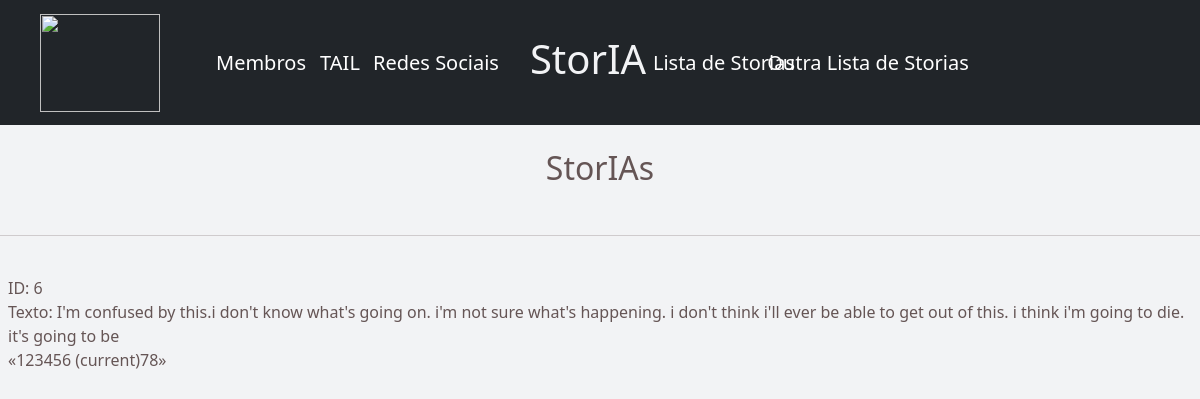
Screenshot of /storias/?page=6 with the database file from the repository.
### modelo/models.py (models this page shows, shortened)
class Story(models.Model):
    SIZE_CHOICES = (('Small', 50), ('Medium', 100), ('Big', 200))
    TEMPERATURE_CHOICES = (('Default', 1.0), ('Creative', 1.2), ('Very Creative', 1.5))
    example = models.TextField()
    size = models.IntegerField(choices=SIZE_CHOICES)
    temperature = models.FloatField(choices=TEMPERATURE_CHOICES)

### modelo/views.py (the view)
# urls.py: path('storias/', views.load_storia, name='storias'),
def load_storia(request):
  all_records = models.Story.objects.all()
  page = request.GET.get('page', 1)
  paginator = Paginator(all_records, 1)
  try:
    records = paginator.page(page)
  except PageNotAnInteger:
    records = paginator.page(page)
  except EmptyPage:
    records = paginator.page(page)
  return render(request, 'modelo/storias.html', {'records': records})

### modelo/templates/modelo/storias.html (shortened to what this page needs)
{% load static %}
<!doctype html>
<html lang="en">
  <head>
    <link href="https://cdn.jsdelivr.net/npm/bootstrap@5.0.1/dist/css/bootstrap.min.css" rel="stylesheet">
    <link href="{% static 'modelo/global.css' %}" type="text/css" rel="stylesheet">
  </head>
  <body>
    <nav class="navbar navbar-dark bg-dark">
      <div class="container-fluid row">
        <div class="col-2 centralize">
          <a class="navbar-brand" href="{% url 'index' %}">
              <img src="https://github.com/TailUFPB.png" alt="" width="120" height="98" class="d-inline-block align-text-top">
          </a>
        </div>
        <div class="col-1">
          <a class="navbar-brand" href="{% url 'members' %}">
              <span class="d-inline-block align-text-top">Membros</span>
          </a>
        </div>
        <div class="col-1 centralize">
          <a class="navbar-brand" href="https://aria.ci.ufpb.br/tail/">
              <span class="d-inline-block align-text-top">TAIL</span>
          </a>
        </div>
        <div class="col-1 centralize">
          <a class="navbar-brand" href="{% url 'social'%}">
              <span class="d-inline-block align-text-top">Redes Sociais</span>
          </a>
        </div>
        <div class="col centralize">
            <h1 ><a href="{% url 'index' %}">StorIA</a> </h1> <br>
        </div>
        <div class="col-1 centralize">
          <a class="navbar-brand" href="{% url 'storias' %}">
              <span class="d-inline-block align-text-top">Lista de Storias</span>
          </a>
        </div>
        <div class="col-2 centralize">
          <a class="navbar-brand" href="{% url 'storiaspage' %}">
              <span class="d-inline-block align-text-top">Outra Lista de Storias</span>
          </a>
        </div>
  </nav>
    <br>
    <div class="row centralize no-marginLR">
      <div class="col centralize">
        <h2>StorIAs</h2>
      </div>
    </div>
    <br> <hr> <br>
    <div class="row px-2 no-marginLR">
        <div class="col">
          {% for story in records %}
              ID: {{ story.id }}
              <br>
              Texto: {{ story.example }}
          {% endfor %}
          {% if records.has_other_pages %}
            <ul class="pagination">
              {% if records.has_previous %}
                <li><a href="?page={{ records.previous_page_number }}">&laquo;</a></li>
              {% else %}
                <li class="disabled"><span>&laquo;</span></li>
              {% endif %}
              {% for i in records.paginator.page_range %}
                {% if records.number == i %}
                  <li class="active"><span>{{ i }} <span class="sr-only">(current)</span></span></li>
                {% else %}
                  <li><a href="?page={{ i }}">{{ i }}</a></li>
                {% endif %}
              {% endfor %}
              {% if records.has_next %}
                <li><a href="?page={{ records.next_page_number }}">&raquo;</a></li>
              {% else %}
                <li class="disabled"><span>&raquo;</span></li>
              {% endif %}
            </ul>
          {% endif %}
        </div>
    </div>
  </body>
</html>

### modelo/static/modelo/global.css (style rules this page uses)
* { padding: 0; margin:0; box-sizing: border-box; }
:root { --white: #fff; --background: #F2F3F5; --gray-line: #DCDDE0; --text: #655555; --text-highlight: #B3B9FF; --title: #2E384D; --red: #E83F5B; --green: #4CD62B; --blue: #5965E0; --blue-dark: #4953B8; --blue-twitter: #2AA9E0; }
body { background: var(--background); color: var(--text); }
h1 { font: 400 83px, "Varela Round", sans-serif; color: var(--background); }
a { color:inherit; text-decoration: none; }
.centralize { display: flex; text-align: center; justify-content: center; }
.no-marginLR { background: rgba(255, 0, 0, 0); }

### rows the page displays
Story: id "6", example "I'm confused by this.i don't know what's going on. i'm not sure what's happening. i don't think i'll ever be able to get out of this. i think i'm going to die. it's going to be"

### other values shown
{{ i }} "1" "2" "3" "4" "5" "7" "8"
{{ i }} "6"
